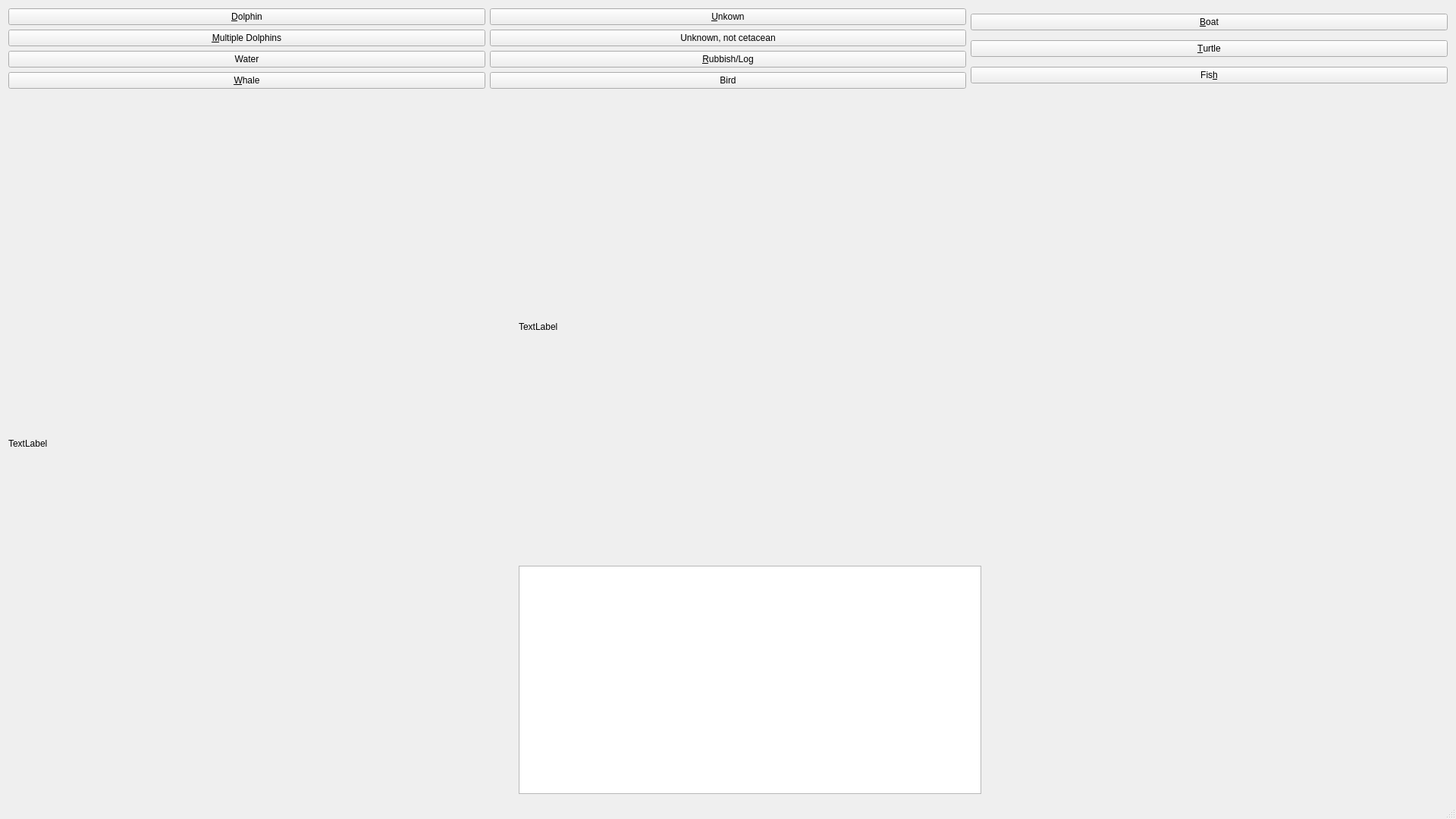
<?xml version="1.0" encoding="UTF-8"?>
<ui version="4.0">
 <class>MainWindow</class>
 <widget class="QMainWindow" name="MainWindow">
  <property name="geometry">
   <rect>
    <x>0</x>
    <y>0</y>
    <width>1920</width>
    <height>1080</height>
   </rect>
  </property>
  <property name="minimumSize">
   <size>
    <width>1920</width>
    <height>1080</height>
   </size>
  </property>
  <property name="windowTitle">
   <string>Object labeler</string>
  </property>
  <property name="windowIcon">
   <iconset>
    <normaloff>../dolphin_icon.png</normaloff>../dolphin_icon.png</iconset>
  </property>
  <property name="toolTip">
   <string>Object labeler</string>
  </property>
  <property name="statusTip">
   <string>Object labeler</string>
  </property>
  <property name="whatsThis">
   <string>Object labeler</string>
  </property>
  <property name="accessibleName">
   <string>Object labeler</string>
  </property>
  <property name="accessibleDescription">
   <string>Object labeler</string>
  </property>
  <property name="autoFillBackground">
   <bool>false</bool>
  </property>
  <widget class="QWidget" name="centralWidget">
   <layout class="QGridLayout" name="gridLayout_2">
    <item row="1" column="2">
     <layout class="QVBoxLayout" name="verticalLayout_5">
      <item>
       <layout class="QHBoxLayout" name="horizontalLayout_3">
        <item>
         <layout class="QVBoxLayout" name="verticalLayout_7">
          <item>
           <spacer name="verticalSpacer">
            <property name="orientation">
             <enum>Qt::Vertical</enum>
            </property>
            <property name="sizeHint" stdset="0">
             <size>
              <width>20</width>
              <height>40</height>
             </size>
            </property>
           </spacer>
          </item>
          <item>
           <widget class="QLabel" name="insetImage">
            <property name="minimumSize">
             <size>
              <width>0</width>
              <height>0</height>
             </size>
            </property>
            <property name="text">
             <string>TextLabel</string>
            </property>
           </widget>
          </item>
          <item>
           <spacer name="verticalSpacer_2">
            <property name="orientation">
             <enum>Qt::Vertical</enum>
            </property>
            <property name="sizeHint" stdset="0">
             <size>
              <width>20</width>
              <height>40</height>
             </size>
            </property>
           </spacer>
          </item>
          <item>
           <widget class="QTextEdit" name="textEdit"/>
          </item>
         </layout>
        </item>
       </layout>
      </item>
     </layout>
    </item>
    <item row="1" column="3">
     <spacer name="horizontalSpacer">
      <property name="orientation">
       <enum>Qt::Horizontal</enum>
      </property>
      <property name="sizeHint" stdset="0">
       <size>
        <width>40</width>
        <height>20</height>
       </size>
      </property>
     </spacer>
    </item>
    <item row="0" column="0" colspan="4">
     <layout class="QHBoxLayout" name="horizontalLayout">
      <item>
       <layout class="QVBoxLayout" name="verticalLayout">
        <item>
         <widget class="QPushButton" name="dolphinAction">
          <property name="text">
           <string>&amp;Dolphin</string>
          </property>
          <property name="shortcut">
           <string>D</string>
          </property>
         </widget>
        </item>
        <item>
         <widget class="QPushButton" name="multiDolphinAction">
          <property name="text">
           <string>&amp;Multiple Dolphins</string>
          </property>
          <property name="shortcut">
           <string>M</string>
          </property>
         </widget>
        </item>
        <item>
         <widget class="QPushButton" name="waterAction">
          <property name="text">
           <string>Water</string>
          </property>
          <property name="shortcut">
           <string>V</string>
          </property>
         </widget>
        </item>
        <item>
         <widget class="QPushButton" name="whaleAction">
          <property name="text">
           <string>&amp;Whale</string>
          </property>
          <property name="shortcut">
           <string>W</string>
          </property>
         </widget>
        </item>
       </layout>
      </item>
      <item>
       <layout class="QVBoxLayout" name="verticalLayout_2">
        <item>
         <widget class="QPushButton" name="unknownAction">
          <property name="text">
           <string>&amp;Unkown</string>
          </property>
          <property name="shortcut">
           <string>O</string>
          </property>
         </widget>
        </item>
        <item>
         <widget class="QPushButton" name="unknownnotcAction">
          <property name="text">
           <string>Unknown, not cetacean</string>
          </property>
         </widget>
        </item>
        <item>
         <widget class="QPushButton" name="trashAction">
          <property name="text">
           <string>&amp;Rubbish/Log</string>
          </property>
          <property name="shortcut">
           <string>R</string>
          </property>
         </widget>
        </item>
        <item>
         <widget class="QPushButton" name="birdAction">
          <property name="text">
           <string>Bird</string>
          </property>
          <property name="shortcut">
           <string>Y</string>
          </property>
         </widget>
        </item>
       </layout>
      </item>
      <item>
       <layout class="QVBoxLayout" name="verticalLayout_3">
        <item>
         <widget class="QPushButton" name="boatAction">
          <property name="text">
           <string>&amp;Boat</string>
          </property>
          <property name="shortcut">
           <string>B</string>
          </property>
         </widget>
        </item>
        <item>
         <widget class="QPushButton" name="turtleAction">
          <property name="text">
           <string>&amp;Turtle</string>
          </property>
          <property name="shortcut">
           <string>T</string>
          </property>
         </widget>
        </item>
        <item>
         <widget class="QPushButton" name="fishAction">
          <property name="text">
           <string>Fis&amp;h</string>
          </property>
          <property name="shortcut">
           <string>H</string>
          </property>
         </widget>
        </item>
       </layout>
      </item>
     </layout>
    </item>
    <item row="1" column="0">
     <layout class="QHBoxLayout" name="horizontalLayout_2">
      <item>
       <layout class="QVBoxLayout" name="verticalLayout_6">
        <item>
         <widget class="QLabel" name="imageAction">
          <property name="minimumSize">
           <size>
            <width>0</width>
            <height>0</height>
           </size>
          </property>
          <property name="maximumSize">
           <size>
            <width>1600</width>
            <height>800</height>
           </size>
          </property>
          <property name="text">
           <string>TextLabel</string>
          </property>
         </widget>
        </item>
       </layout>
      </item>
     </layout>
    </item>
    <item row="1" column="1">
     <spacer name="horizontalSpacer_2">
      <property name="orientation">
       <enum>Qt::Horizontal</enum>
      </property>
      <property name="sizeHint" stdset="0">
       <size>
        <width>40</width>
        <height>20</height>
       </size>
      </property>
     </spacer>
    </item>
   </layout>
  </widget>
  <widget class="QMenuBar" name="menuBar">
   <property name="geometry">
    <rect>
     <x>0</x>
     <y>0</y>
     <width>1920</width>
     <height>22</height>
    </rect>
   </property>
  </widget>
  <widget class="QStatusBar" name="statusBar"/>
 </widget>
 <layoutdefault spacing="6" margin="11"/>
 <resources/>
 <connections/>
</ui>
